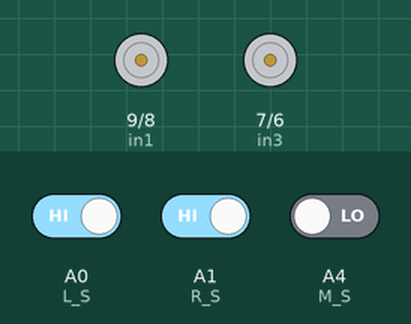
The sketch below on a simulated Arduino Uno, built with avr-gcc and run on an emulated ATmega328P. Shown: motor-driver pin pairs drawn as motors (green arrow = first pin HIGH = forward, orange = second pin HIGH = backward, longer = more drive, scaled by the enable pin). The test bench sets the inputs (shaded band); at power-on: A0 (L_S) HIGH, A1 (R_S) HIGH, A4 (M_S) LOW.

Above: at 1.2 s.
1.3 s: A0 (L_S) driven LOW
At 2.5 s:
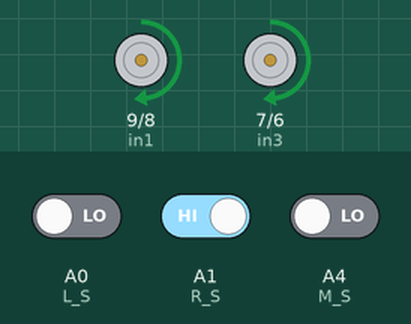
2.8 s: A0 (L_S) driven HIGH and A1 (R_S) driven LOW
At 3.7 s:
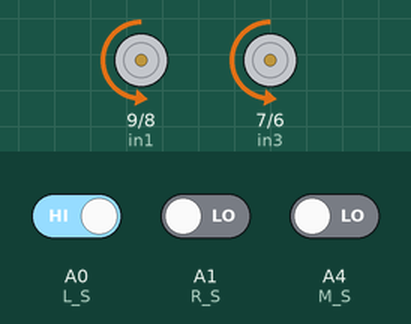
4.3 s: A0 (L_S) driven LOW and A4 (M_S) driven HIGH
At 4.8 s:
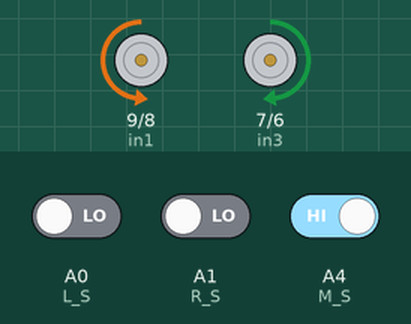
5.8 s: A0 (L_S) driven HIGH
At 6.1 s:
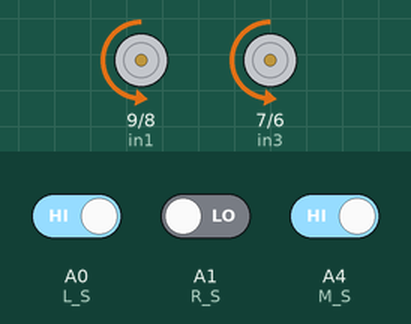
7.3 s: A1 (R_S) driven HIGH
At 8.4 s:
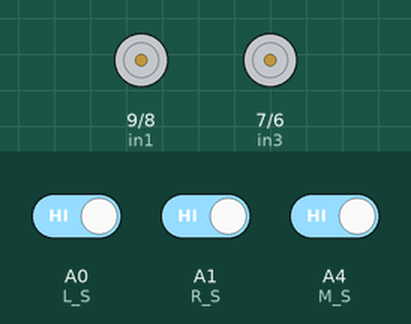
Timing chart, 0 to 9.8 s (numbered marks = the images above; inputs shaded):
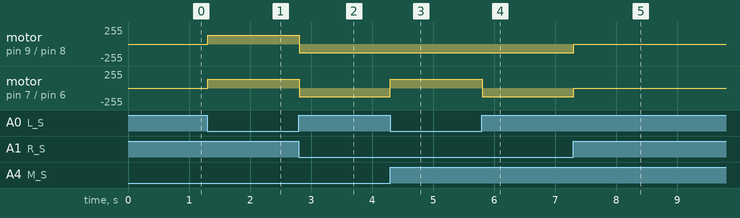

The sketch:

Line_Follower.ino
```cpp
#define enA 10//Enable1 L298 Pin enA
#define in1 9 //Motor1  L298 Pin in1
#define in2 8 //Motor1  L298 Pin in1
#define in3 7 //Motor2  L298 Pin in1
#define in4 6 //Motor2  L298 Pin in1
#define enB 5 //Enable2 L298 Pin enB

#define L_S A0 //ir sensor Left
#define R_S A1 //ir sensor Right
#define M_S A4//ir sensor middle


void setup(){ // put your setup code here, to run once

Serial.begin(9600); // start serial communication at 9600bps

pinMode(R_S, INPUT); // declare if sensor as input
pinMode(L_S, INPUT); // declare ir sensor as input
pinMode(M_S, INPUT); // declare mr sensor as input


pinMode(enA, OUTPUT); // declare as output for L298 Pin enA
pinMode(in1, OUTPUT); // declare as output for L298 Pin in1
pinMode(in2, OUTPUT); // declare as output for L298 Pin in2
pinMode(in3, OUTPUT); // declare as output for L298 Pin in3
pinMode(in4, OUTPUT); // declare as output for L298 Pin in4
pinMode(enB, OUTPUT); // declare as output for L298 Pin enB

analogWrite(enA, 130); // Write The Duty Cycle 0 to 255 Enable Pin A for Motor1 Speed
analogWrite(enB, 130); // Write The Duty Cycle 0 to 255 Enable Pin B for Motor2 Speed


}


void loop(){

//if Right Sensor and Left Sensor are at White color then it will call forword function
 if((digitalRead(R_S) == 0)&&(digitalRead(L_S) == 0)&&(digitalRead(M_S) == 1))
 {
    forword();

 }

//if Right Sensor is Black and Left Sensor is White then it will call turn Right function
else if((digitalRead(R_S) == 1)&&(digitalRead(L_S) == 0)&&(digitalRead(M_S) == 1)||(digitalRead(R_S) == 1)&&(digitalRead(L_S) == 0)&&(digitalRead(M_S) == 0))
{
  turnRight();
}

//if Right Sensor is White and Left Sensor is Black then it will call turn Left function
else if((digitalRead(R_S) == 0)&&(digitalRead(L_S) == 1)&&(digitalRead(M_S) == 1)||(digitalRead(R_S) == 0)&&(digitalRead(L_S) == 1)&&(digitalRead(M_S) == 0))
{
  turnLeft();
 }


//if Right Sensor is Black and Left Sensor is black then it will call stop function
else if((digitalRead(R_S) == 1)&&(digitalRead(L_S) == 1)&&(digitalRead(M_S) == 1))
{
  Stop();
 }


delay(10);
}


void forword(){
digitalWrite(in1, LOW); //Right Motor backword Pin
digitalWrite(in2, HIGH); //Right Motor forword Pin
digitalWrite(in3, HIGH); //Left Motor forword Pin
digitalWrite(in4, LOW); //Left Motor backword Pin
}

void backword(){
digitalWrite(in1, HIGH); //Right Motor backword Pin
digitalWrite(in2, LOW); //Right Motor forword Pin
digitalWrite(in3, LOW); //Left Motor forword Pin
digitalWrite(in4, HIGH); //Left Motor backword Pin
}

void turnRight(){
digitalWrite(in1, HIGH); //Right Motor backword Pin
digitalWrite(in2, LOW); //Right Motor forword Pin
digitalWrite(in3, HIGH); //Left Motor forword Pin
digitalWrite(in4, LOW); //Left Motor backword Pin
}

void turnLeft(){
digitalWrite(in1, LOW); //Right Motor backword Pin
digitalWrite(in2, HIGH); //Right Motor forword Pin
digitalWrite(in3, LOW); //Left Motor forword Pin
digitalWrite(in4, HIGH); //Left Motor backword Pin
}

void Stop(){
digitalWrite(in1, LOW); //Right Motor backword Pin
digitalWrite(in2, LOW); //Right Motor forword Pin
digitalWrite(in3, LOW); //Left Motor forword Pin
digitalWrite(in4, LOW); //Left Motor backword Pin
}
```

Measured:
- after the input at 1.3 s, motor on pin 9 (in1) / pin 8 (in2), motor on pin 7 (in3) / pin 6 (in4): stopped → forward 130/255 at once
- after the input at 2.8 s, motor on pin 9 (in1) / pin 8 (in2), motor on pin 7 (in3) / pin 6 (in4): forward 130/255 → backward 130/255 at once
- after the input at 4.3 s, motor on pin 7 (in3) / pin 6 (in4): backward 130/255 → forward 130/255 at once
- after the input at 5.8 s, motor on pin 7 (in3) / pin 6 (in4): forward 130/255 → backward 130/255 at once
- after the input at 7.3 s, motor on pin 9 (in1) / pin 8 (in2), motor on pin 7 (in3) / pin 6 (in4): backward 130/255 → stopped at once
